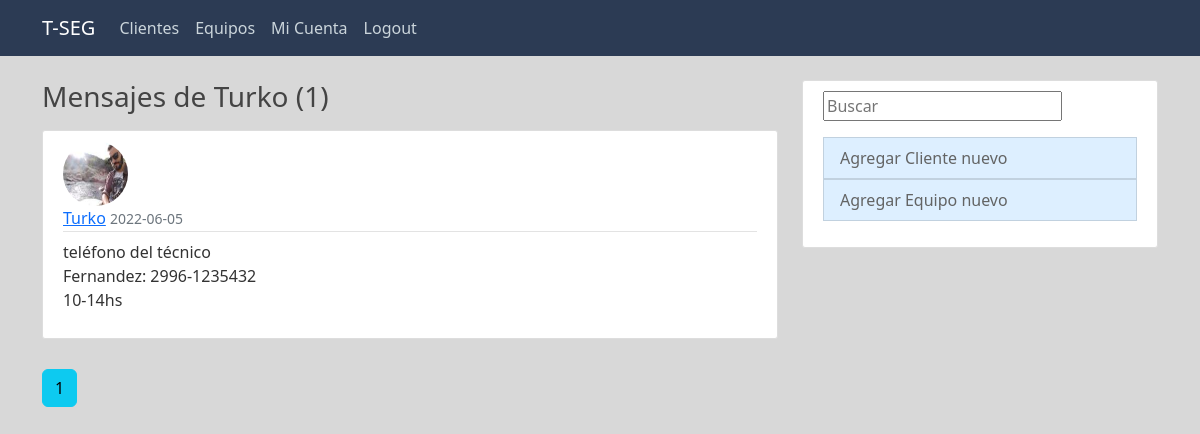
/user/Turko (signed in), run on the app's committed database.
### tseg/models.py (models this page shows, shortened)
class User(db.Model, UserMixin):
	id = db.Column(db.Integer, primary_key=True)
	username = db.Column(db.String(30), unique=True, nullable=False)
	email = db.Column(db.String(50), unique=True, nullable=False)
	image_file = db.Column(db.String(20), nullable=False, default='default.jpg')
	password = db.Column(db.String(32), unique=True, nullable=False)
	posts = db.relationship('Post', backref='author', lazy=True) #lazy permite busqueda por esa relacion
	clients = db.relationship('Client', backref='author_cl', lazy=True)
	equipments = db.relationship('Equipment', backref='author_eq', lazy=True)

class Post(db.Model):
	id = db.Column(db.Integer, primary_key=True)
	date_posted = db.Column(db.DateTime, nullable=False, default=datetime.utcnow)
	content = db.Column(db.Text, nullable=False)
	parent_name = db.Column(db.String(150))
	parent_id = db.Column(db.Integer)
	user_id = db.Column(db.Integer, db.ForeignKey('user.id'), nullable=False)

### tseg/users/routes.py (the view)
@users.route("/user/<string:username>")
def user_posts(username):
	page = request.args.get('page', 1, type=int) #num pagina de mensajes
	user = User.query.filter_by(username=username)\
					.first_or_404()
	posts = Post.query.filter_by(author=user)\
					.order_by(Post.date_posted.desc())\
					.paginate(page=page, per_page=5)
	return render_template('user_posts.html', posts=posts, user=user)

### tseg/models.py (called while the page is built)
@login_manager.user_loader
def load_user(user_id):
	return User.query.get(int(user_id))

### tseg/templates/user_posts.html (shortened to what this page needs)
{% extends "layout.html" %}
{% block content %}
    <h3 class="mb-3">Mensajes de {{ user.username }} ({{ posts.total }})</h3>
    {% for post in posts.items %}
        <article class="media content-section">
          	<img class="rounded-circle article-img" src="{{ url_for('static', filename='profile_pics/' + 	post.author.image_file) }}">
          	<div class="media-body">
            	<div class="article-metadata">
              		<a class="mr-2" href="{{ url_for('users.user_posts', username=post.author.username) }}">{{ post.author.username }}</a>
              		<small class="text-muted">{{ post.date_posted.strftime('%Y-%m-%d') }}</small>
            	</div>
            	<p class="article-content">{{ post.content }}</p>
          </div>
        </article>
    {% endfor %}
    {% for page_num in posts.iter_pages(left_edge=1, right_edge=1, left_current=1, right_current=2) %}
    {% if page_num %}
        {% if posts.page == page_num %}
            <a class="btn btn-info mb-4" href="{{ url_for('users.user_posts', username=user.username, page=page_num) }}">{{ page_num }}</a>
        {% else %}
            <a class="btn btn-outline-info mb-4" href="{{ url_for('users.user_posts', username=user.username, page=page_num) }}">{{ page_num }}</a>
        {% endif %}
    {% else %}
        ...
    {% endif %}
    {% endfor %}
{% endblock content %}

### tseg/static/estilo.css (style rules this page uses)
body { background: #D8D8D8; color: #333333; margin-top: 5rem; }
h1, h2, h3, h4, h5, h6 { color: #444444; }
.content-section { background: #ffffff; padding: 10px 20px; border: 1px solid #dddddd; border-radius: 3px; margin-bottom: 20px; }
.article-content { white-space: pre-line; }
.article-img { height: 65px; width: 65px; margin-right: 16px; }
.article-metadata { padding-bottom: 1px; margin-bottom: 4px; border-bottom: 1px solid #e3e3e3 }
.btn { margin-top: 10px; }

### data on the page
User: username "Turko"
Post: image_file (picture), author.username "Turko", date_posted "2022-06-05", content "teléfono del técnico Fernandez: 2996-1235432 10-14hs"

### other printed values
{{ posts.total }} "1"
{{ page_num }} "1"
